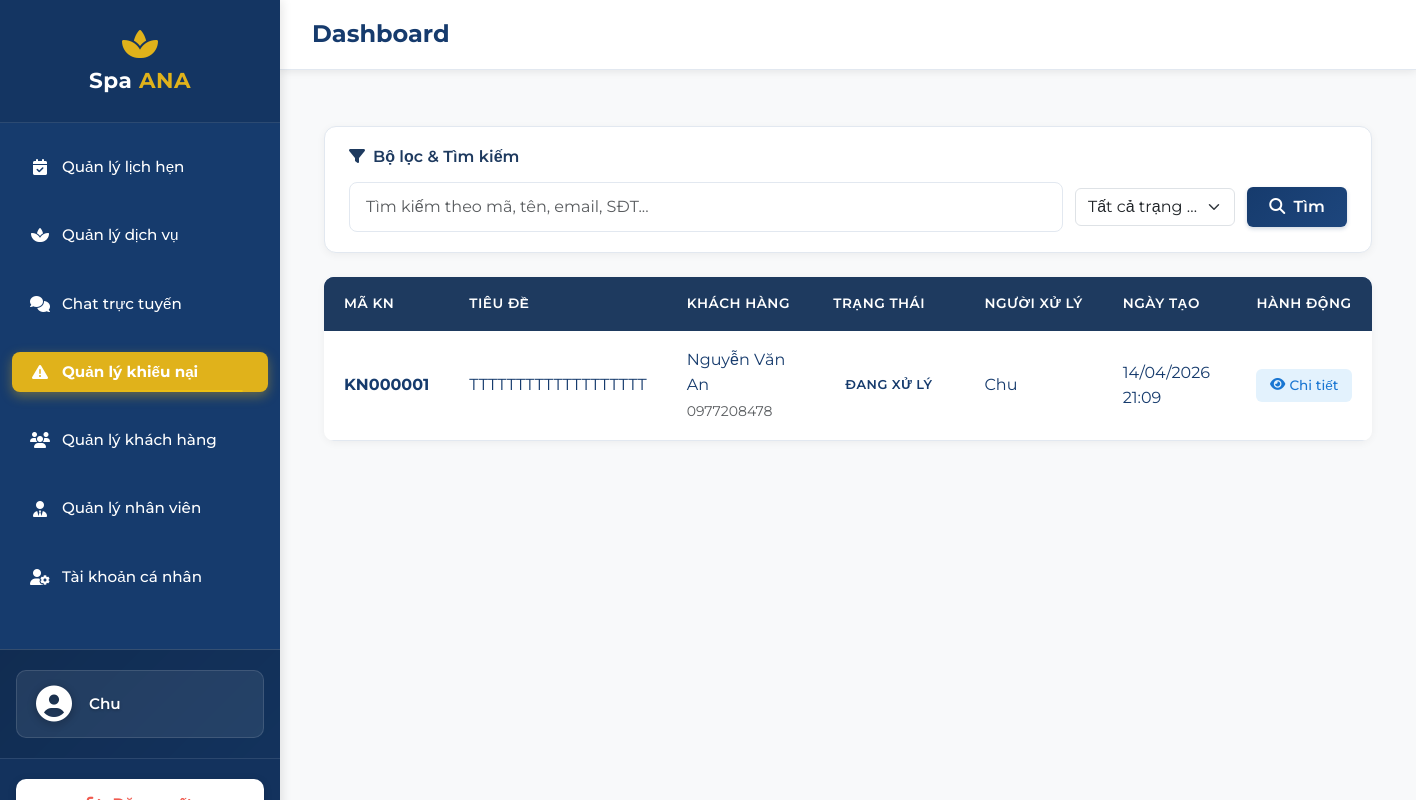
The app's page /manage/complaints/ (signed in) with its own data.
### complaints/models.py (models this page shows, shortened)
class Complaint(models.Model):
    STATUS_CHOICES = [
        ('NEW', 'Mới tạo'),
        ('IN_PROGRESS', 'Đang xử lý'),
        ('RESOLVED', 'Đã hoàn thành'),
    ]
    code = models.CharField(max_length=30, unique=True, blank=True, verbose_name='Mã khiếu nại')
    customer = models.ForeignKey(
        'customers.CustomerProfile', on_delete=models.SET_NULL,
        null=True, blank=True,
        related_name='complaints', verbose_name='Khách hàng'
    )
    full_name = models.CharField(max_length=100, verbose_name='Họ và tên')
    phone = models.CharField(max_length=15, verbose_name='Số điện thoại')
    email = models.CharField(max_length=255, blank=True, null=True, verbose_name='Email')
    customer_name_snapshot = models.CharField(max_length=100, blank=True, null=True, verbose_name='Tên KH (snapshot)')
    customer_phone_snapshot = models.CharField(max_length=15, blank=True, null=True, verbose_name='SĐT KH (snapshot)')
    customer_email_snapshot = models.CharField(max_length=255, blank=True, null=True, verbose_name='Email KH (snapshot)')
    title = models.CharField(max_length=200, verbose_name='Tiêu đề khiếu nại')
    content = models.TextField(verbose_name='Nội dung khiếu nại')
    incident_date = models.DateTimeField(blank=True, null=True, verbose_name='Ngày xảy ra sự cố')
    appointment_code = models.CharField(max_length=30, blank=True, null=True, verbose_name='Mã lịch hẹn liên quan')
    related_service = models.ForeignKey(
        'spa_services.Service', on_delete=models.SET_NULL,
        null=True, blank=True, verbose_name='Dịch vụ liên quan'
    )
    expected_solution = models.CharField(max_length=1000, blank=True, null=True, verbose_name='Giải pháp mong muốn')
    status = models.CharField(max_length=20, choices=STATUS_CHOICES, default='NEW', verbose_name='Trạng thái')
    assigned_to = models.ForeignKey(
        User, on_delete=models.SET_NULL,
        null=True, blank=True,
        related_name='assigned_complaints', verbose_name='Người phụ trách'
    )
    resolution = models.TextField(blank=True, null=True, verbose_name='Kết quả xử lý')
    note = models.TextField(blank=True, null=True, verbose_name='Ghi chú nội bộ')
    resolved_at = models.DateTimeField(null=True, blank=True, verbose_name='Thời điểm giải quyết xong')
    created_at = models.DateTimeField(auto_now_add=True, verbose_name='Thời điểm tạo')
    updated_at = models.DateTimeField(auto_now=True, null=True, blank=True, verbose_name='Thời điểm cập nhật')
    class Meta:
        db_table = 'complaints'
        verbose_name = 'Khiếu nại'
        verbose_name_plural = 'Khiếu nại'
        ordering = ['-created_at']
        indexes = [
            models.Index(fields=['code']),
            models.Index(fields=['status', 'created_at']),
            models.Index(fields=['assigned_to']),
        ]
        constraints = [
            models.CheckConstraint(
                check=models.Q(status__in=['NEW', 'IN_PROGRESS', 'RESOLVED']),
                name='complaint_status_valid'
            ),
            models.CheckConstraint(
                check=models.Q(resolved_at__isnull=True) | models.Q(resolved_at__gte=models.F('created_at')),
                name='complaint_resolved_at_valid'
            ),
        ]

### complaints/views.py (the view, shortened to what this page needs)
# urls.py: path('manage/complaints/', views.admin_complaints, name='admin_complaints'),
@login_required(login_url='accounts:login')
def admin_complaints(request):
    if not (request.user.is_staff or request.user.is_superuser):
        messages.error(request, 'Bạn không có quyền truy cập trang này.')
        return redirect('pages:home')
    complaints_list = Complaint.objects.all().order_by('-created_at')
    search = request.GET.get('search', '')
    status = request.GET.get('status', '')
    if status:
        complaints_list = complaints_list.filter(status=status)
    paginator = Paginator(complaints_list, 10)
    page = request.GET.get('page', 1)
    complaints = paginator.get_page(page)
    context = {
        'complaints': complaints,
        'search': search,
        'status_filter': status,
    }
    return render(request, 'manage/pages/admin_complaints.html', context)

### templates/manage/pages/admin_complaints.html (shortened to what this page needs)
{% extends "manage/base.html" %}
{% load static %}
{% block content %}
<div class="container-fluid py-4">
    <div class="filter-section">
        <h6><i class="fas fa-filter me-2"></i>Bộ lọc & Tìm kiếm</h6>
        <form method="get" class="filter-row">
            <div class="search-input">
                <input type="text" class="form-control" name="search" value="{{ search }}" placeholder="Tìm kiếm theo mã, tên, email, SĐT...">
            </div>
            <div class="filter-select">
                <select class="form-select" name="status">
                    <option value="">Tất cả trạng thái</option>
                </select>
            </div>
            <div class="filter-btn">
                <button type="submit" class="btn btn-primary w-100 btn-nowrap" style="background: linear-gradient(135deg, #1e3a5f, #2c5282); border: none;">
                    <i class="fas fa-search me-1"></i> Tìm
                </button>
            </div>
        </form>
    </div>
    <div class="card table-card">
        <div class="table-responsive">
            <table class="table admin-table table-hover mb-0">
                <thead>
                    <tr>
                    <th>Mã KN</th>
                        <th>Tiêu đề</th>
                        <th>Khách hàng</th>
                        <th>Trạng thái</th>
                        <th>Người xử lý</th>
                        <th>Ngày tạo</th>
                        <th class="action-col">Hành động</th>
                    </tr>
                </thead>
                <tbody>
                    {% for complaint in complaints %}
                    <tr>
                        <td><strong>{{ complaint.code }}</strong></td>
                        <td>{{ complaint.title|truncatechars:30 }}</td>
                        <td>
                            {{ complaint.customer_name_snapshot }}<br>
                            <small class="text-muted">{{ complaint.customer_phone_snapshot }}</small>
                        </td>
                        <td><span class="status-badge status-{{ complaint.status }}">{{ complaint.get_status_display }}</span></td>
                        <td>
                            {% if complaint.assigned_to %}
                                {{ complaint.assigned_to.get_full_name|default:complaint.assigned_to.username }}
                            {% else %}
                                <em class="text-muted">Chưa phân công</em>
                            {% endif %}
                        </td>
                        <td>{{ complaint.created_at|date:"d/m/Y H:i" }}</td>
                        <td class="action-col">
                            <a href="{% url 'complaints:admin_complaint_detail' complaint.id %}" class="btn btn-action btn-view">
                                <i class="fas fa-eye"></i> <span>Chi tiết</span>
                            </a>
                        </td>
                    </tr>
                    {% endfor %}
                </tbody>
            </table>
        </div>
    </div>
</div>
{% endblock %}

### templates/manage/includes/sidebar.html (shortened to what this page needs)
{% load static %}
<nav class="admin-sidebar" id="sidebar">
    <div class="sidebar-header">
        <i class="fas fa-spa fa-2x mb-2" style="color: #E0B21B;"></i>
        <h3>Spa <span>ANA</span></h3>
    </div>
    <ul class="nav flex-column sidebar-nav">
        <li class="nav-item">
            <a class="nav-link {% if request.resolver_match.url_name == 'admin_appointments' %}active{% endif %}" href="{% url 'appointments:admin_appointments' %}">
                <i class="fas fa-calendar-check"></i>
                <span class="sidebar-link-label">Quản lý lịch hẹn</span>
            </a>
        </li>
        <li class="nav-item">
            <a class="nav-link {% if request.resolver_match.url_name == 'admin_services' %}active{% endif %}" href="{% url 'spa_services:admin_services' %}">
                <i class="fas fa-spa"></i>
                Quản lý dịch vụ
            </a>
        </li>
        <li class="nav-item">
            <a class="nav-link sidebar-chat-link {% if request.resolver_match.url_name == 'admin_live_chat' %}active{% endif %}" href="{% url 'chat:admin_live_chat' %}">
                <i class="fas fa-comments"></i>
                <span class="sidebar-link-label">Chat trực tuyến</span>
            </a>
        </li>
        <li class="nav-item">
            <a class="nav-link {% if request.resolver_match.url_name == 'admin_complaints' %}active{% endif %}" href="{% url 'complaints:admin_complaints' %}">
                <i class="fas fa-exclamation-triangle"></i>
                Quản lý khiếu nại
            </a>
        </li>
        <li class="nav-item">
            <a class="nav-link {% if request.resolver_match.url_name == 'admin_customers' %}active{% endif %}" href="{% url 'customers:admin_customers' %}">
                <i class="fas fa-users"></i>
                Quản lý khách hàng
            </a>
        </li>
        {% if request.user.is_superuser %}
        <li class="nav-item">
            <a class="nav-link {% if request.resolver_match.url_name == 'admin_staff' %}active{% endif %}" href="{% url 'staff:admin_staff' %}">
                <i class="fas fa-user-tie"></i>
                Quản lý nhân viên
            </a>
        </li>
        {% endif %}
        <li class="nav-item">
            <a class="nav-link {% if request.resolver_match.url_name == 'admin_profile' %}active{% endif %}" href="{% url 'admin_panel:admin_profile' %}">
                <i class="fas fa-user-cog"></i>
                Tài khoản cá nhân
            </a>
        </li>
    </ul>
    <div class="sidebar-user-info">
        <div class="user-avatar-section">
            <div class="user-avatar">
                <i class="fas fa-user-circle"></i>
            </div>
            <div class="user-name">
                {% if request.user.customerprofile.full_name %}
                    {{ request.user.customerprofile.full_name }}
                {% else %}
                    {{ request.user.username }}
                {% endif %}
            </div>
        </div>
    </div>
    <div class="sidebar-footer">
        <a href="{% url 'admin_panel:admin_logout' %}" class="btn btn-logout logout-link">
            <i class="fas fa-sign-out-alt"></i>
        </a>
    </div>
</nav>

### static/css/style.css (style rules this page uses)
:root { --primary-blue: #1e3a5f; --primary-blue-light: #2c5282; --primary-blue-dark: #1a2d45; --gold-primary: #d4a853; --gold-light: #e6c86e; --gold-dark: #c4983c; --secondary-color: #f8f9fa; --dark-color: #2d3748; --light-color: #ffffff; --success-color: #38a169; --danger-color: #e53e3e; --warning-color: #d69e2e; --info-color: #3182ce; --gradient-primary: linear-gradient(135deg, var(--primary-blue) 0%, var(--primary-blue-light) 100%); --gradient-gold: linear-gradient(135deg, var(--gold-dark) 0%, var(--gold-primary) 50%, var(--gold-light) 100%); --gradient-spa: linear-gradient(135deg, var(--primary-blue-dark) 0%, var(--primary-blue) 50%, var(--primary-blue-light) 100%); --shadow-sm: 0 2px 4px rgba(0, 0, 0, 0.08); --shadow-md: 0 4px 8px rgba(0, 0, 0, 0.12); --shadow-lg: 0 8px 16px rgba(0, 0, 0, 0.15); --shadow-gold: 0 4px 12px rgba(212, 168, 83, 0.25); --transition: all 0.3s ease; --transition-fast: all 0.15s ease; }
* { margin: 0; padding: 0; box-sizing: border-box; }
body { font-family: 'Montserrat', sans-serif; font-size: 16px; line-height: 1.6; color: var(--dark-color); background-color: var(--light-color); overflow-x: hidden; }
a { text-decoration: none; transition: var(--transition); }
button { font-family: 'Montserrat', sans-serif; }
.nav-link { font-weight: 500; color: var(--primary-blue) !important; padding: 0.5rem 1rem !important; position: relative; }
.nav-link:hover, .nav-link.active { color: var(--gold-primary) !important; }
.nav-link::after { content: ''; position: absolute; bottom: 0; left: 50%; width: 0; height: 2px; background: var(--gradient-gold); transform: translateX(-50%); transition: var(--transition); }
.nav-link:hover::after, .nav-link.active::after { width: 80%; }
.form-control { border-radius: 8px; padding: 0.75rem 1rem; border: 1px solid #e2e8f0; transition: var(--transition); }
.table { border-radius: 10px; overflow: hidden; }
.table thead { background: var(--gradient-spa); color: white; }
.table thead th { border: none; font-weight: 600; text-transform: uppercase; font-size: 0.9rem; }
.card { border-radius: 15px; border: 1px solid #e2e8f0; box-shadow: var(--shadow-sm); transition: var(--transition); }

### templates/manage/pages/admin_complaints.html (style rules this page uses)
.filter-section { background: white; border-radius: 12px; padding: 1.25rem 1.5rem; margin-bottom: 1.5rem; box-shadow: 0 2px 8px rgba(0,0,0,0.05); }
.filter-section h6 { color: #1e3a5f; font-weight: 600; margin-bottom: 1rem; }
.filter-row { display: flex; flex-wrap: wrap; gap: 12px; align-items: center; }
.filter-row .search-input { flex: 1 1 250px; min-width: 200px; }
.filter-row .filter-select { flex: 0 0 160px; min-width: 140px; }
.filter-row .filter-btn { flex: 0 0 100px; min-width: 80px; }
.status-badge { padding: 0.35rem 0.75rem; border-radius: 20px; font-size: 0.8rem; font-weight: 600; white-space: nowrap; display: inline-block; }
.btn-action { padding: 0.4rem 0.85rem; border-radius: 6px; font-size: 0.85rem; white-space: nowrap; display: inline-flex; align-items: center; gap: 4px; }
.btn-view { background: #e3f2fd; color: #1976d2; border: none; }
.admin-table thead th { background: #1e3a5f; color: white; font-weight: 600; white-space: nowrap; }
.admin-table td { vertical-align: middle; }
.action-col { min-width: 100px; }
.table-card { border-radius: 12px; border: none; box-shadow: 0 2px 8px rgba(0,0,0,0.05); }
.form-select { white-space: nowrap; overflow: hidden; text-overflow: ellipsis; }
.btn-nowrap { white-space: nowrap; }

### records on screen
Complaint: code "KN000001", title "TTTTTTTTTTTTTTTTTTT", customer_name_snapshot "Nguyễn Văn An", customer_phone_snapshot "0977208478", status "ĐANG XỬ LÝ", assigned_to.get_full_name "Chu", created_at "14/04/2026 21:09"

### other values on screen
{{ request.user.username }} "Chu"
